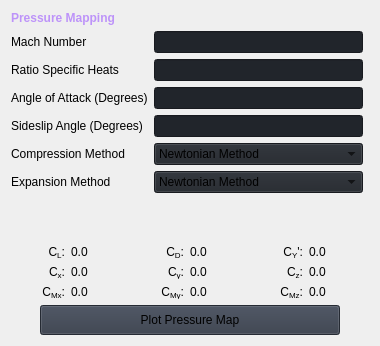
                     <widget class="QWidget" name="pressurepage">
                      <layout class="QVBoxLayout" name="verticalLayout_20">
                       <item>
                        <layout class="QHBoxLayout" name="pressure_horizontal" stretch="4,5">
                         <item>
                          <layout class="QVBoxLayout" name="verticalLayout_23">
                           <item>
                            <widget class="QLabel" name="label_11">
                             <property name="styleSheet">
                              <string notr="true">font-size: 12px; font-weight: bold; color: rgb(189, 147, 249)</string>
                             </property>
                             <property name="text">
                              <string>Pressure Mapping</string>
                             </property>
                            </widget>
                           </item>
                           <item>
                            <layout class="QFormLayout" name="pressure_form">
                             <item row="0" column="0">
                              <widget class="QLabel" name="p_machNumber_label">
                               <property name="sizePolicy">
                                <sizepolicy hsizetype="Expanding" vsizetype="Preferred">
                                 <horstretch>0</horstretch>
                                 <verstretch>0</verstretch>
                                </sizepolicy>
                               </property>
                               <property name="text">
                                <string>Mach Number</string>
                               </property>
                              </widget>
                             </item>
                             <item row="0" column="1">
                              <widget class="QLineEdit" name="p_mach_val">
                               <property name="sizePolicy">
                                <sizepolicy hsizetype="Expanding" vsizetype="Fixed">
                                 <horstretch>0</horstretch>
                                 <verstretch>0</verstretch>
                                </sizepolicy>
                               </property>
                               <property name="styleSheet">
                                <string notr="true">background-color: rgb(33, 37, 43);</string>
                               </property>
                              </widget>
                             </item>
                             <item row="1" column="0">
                              <widget class="QLabel" name="p_gamma">
                               <property name="sizePolicy">
                                <sizepolicy hsizetype="MinimumExpanding" vsizetype="Preferred">
                                 <horstretch>0</horstretch>
                                 <verstretch>0</verstretch>
                                </sizepolicy>
                               </property>
                               <property name="text">
                                <string>Ratio Specific Heats</string>
                               </property>
                              </widget>
                             </item>
                             <item row="1" column="1">
                              <widget class="QLineEdit" name="p_gamma_val">
                               <property name="sizePolicy">
                                <sizepolicy hsizetype="Expanding" vsizetype="Fixed">
                                 <horstretch>0</horstretch>
                                 <verstretch>0</verstretch>
                                </sizepolicy>
                               </property>
                               <property name="styleSheet">
                                <string notr="true">background-color: rgb(33, 37, 43);</string>
                               </property>
                              </widget>
                             </item>
                             <item row="2" column="0">
                              <widget class="QLabel" name="p_alpha_label">
                               <property name="sizePolicy">
                                <sizepolicy hsizetype="Expanding" vsizetype="Preferred">
                                 <horstretch>0</horstretch>
                                 <verstretch>0</verstretch>
                                </sizepolicy>
                               </property>
                               <property name="text">
                                <string>Angle of Attack (Degrees)</string>
                               </property>
                              </widget>
                             </item>
                             <item row="2" column="1">
                              <widget class="QLineEdit" name="p_alpha_val">
                               <property name="sizePolicy">
                                <sizepolicy hsizetype="Expanding" vsizetype="Fixed">
                                 <horstretch>0</horstretch>
                                 <verstretch>0</verstretch>
                                </sizepolicy>
                               </property>
                               <property name="styleSheet">
                                <string notr="true">background-color: rgb(33, 37, 43);</string>
                               </property>
                              </widget>
                             </item>
                             <item row="3" column="0">
                              <widget class="QLabel" name="p_beta_label">
                               <property name="sizePolicy">
                                <sizepolicy hsizetype="Expanding" vsizetype="Preferred">
                                 <horstretch>0</horstretch>
                                 <verstretch>0</verstretch>
                                </sizepolicy>
                               </property>
                               <property name="text">
                                <string>Sideslip Angle (Degrees)</string>
                               </property>
                              </widget>
                             </item>
                             <item row="3" column="1">
                              <widget class="QLineEdit" name="p_beta_val">
                               <property name="sizePolicy">
                                <sizepolicy hsizetype="Expanding" vsizetype="Fixed">
                                 <horstretch>0</horstretch>
                                 <verstretch>0</verstretch>
                                </sizepolicy>
                               </property>
                               <property name="styleSheet">
                                <string notr="true">background-color: rgb(33, 37, 43);</string>
                               </property>
                              </widget>
                             </item>
                             <item row="4" column="0">
                              <widget class="QLabel" name="p_compression_label">
                               <property name="sizePolicy">
                                <sizepolicy hsizetype="Expanding" vsizetype="Preferred">
                                 <horstretch>0</horstretch>
                                 <verstretch>0</verstretch>
                                </sizepolicy>
                               </property>
                               <property name="text">
                                <string>Compression Method</string>
                               </property>
                              </widget>
                             </item>
                             <item row="4" column="1">
                              <widget class="QComboBox" name="p_compression_val">
                               <property name="sizePolicy">
                                <sizepolicy hsizetype="Expanding" vsizetype="Fixed">
                                 <horstretch>0</horstretch>
                                 <verstretch>0</verstretch>
                                </sizepolicy>
                               </property>
                               <property name="styleSheet">
                                <string notr="true">background-color: rgb(33, 37, 43);</string>
                               </property>
                               <item>
                                <property name="text">
                                 <string>Newtonian Method</string>
                                </property>
                               </item>
                               <item>
                                <property name="text">
                                 <string>NewTonian Prandtl Meyer</string>
                                </property>
                               </item>
                               <item>
                                <property name="text">
                                 <string>Modified Newtonian</string>
                                </property>
                               </item>
                               <item>
                                <property name="text">
                                 <string>Hankey Flat Surface</string>
                                </property>
                               </item>
                               <item>
                                <property name="text">
                                 <string>Van Dyke Unified</string>
                                </property>
                               </item>
                               <item>
                                <property name="text">
                                 <string>Busemann Second Order Theory</string>
                                </property>
                               </item>
                              </widget>
                             </item>
                             <item row="5" column="0">
                              <widget class="QLabel" name="p_expansion_label">
                               <property name="sizePolicy">
                                <sizepolicy hsizetype="Expanding" vsizetype="Preferred">
                                 <horstretch>0</horstretch>
                                 <verstretch>0</verstretch>
                                </sizepolicy>
                               </property>
                               <property name="text">
                                <string>Expansion Method</string>
                               </property>
                              </widget>
                             </item>
                             <item row="5" column="1">
                              <widget class="QComboBox" name="p_expansion_val">
                               <property name="sizePolicy">
                                <sizepolicy hsizetype="Expanding" vsizetype="Fixed">
                                 <horstretch>0</horstretch>
                                 <verstretch>0</verstretch>
                                </sizepolicy>
                               </property>
                               <property name="styleSheet">
                                <string notr="true">background-color: rgb(33, 37, 43);</string>
                               </property>
                               <item>
                                <property name="text">
                                 <string>Newtonian Method</string>
                                </property>
                               </item>
                               <item>
                                <property name="text">
                                 <string>Newtonian Prandtl Meyer</string>
                                </property>
                               </item>
                               <item>
                                <property name="text">
                                 <string>Modified Newtonian</string>
                                </property>
                               </item>
                               <item>
                                <property name="text">
                                 <string>Hankey Flat Surface</string>
                                </property>
                               </item>
                               <item>
                                <property name="text">
                                 <string>Van Dyke Unified</string>
                                </property>
                               </item>
                               <item>
                                <property name="text">
                                 <string>Busemann Second Order Theory</string>
                                </property>
                               </item>
                              </widget>
                             </item>
                             <item row="6" column="1">
                              <spacer name="verticalSpacer_3">
                               <property name="orientation">
                                <enum>Qt::Vertical</enum>
                               </property>
                               <property name="sizeHint" stdset="0">
                                <size>
                                 <width>20</width>
                                 <height>40</height>
                                </size>
                               </property>
                              </spacer>
                             </item>
                            </layout>
                           </item>
                           <item>
                            <layout class="QGridLayout" name="gridLayout_4">
                             <item row="1" column="4">
                              <widget class="QLabel" name="label_39">
                               <property name="text">
                                <string>&lt;html&gt;&lt;head/&gt;&lt;body&gt;&lt;p&gt;C&lt;span style=&quot; vertical-align:sub;&quot;&gt;z&lt;/span&gt;:&lt;/p&gt;&lt;/body&gt;&lt;/html&gt;</string>
                               </property>
                               <property name="alignment">
                                <set>Qt::AlignRight|Qt::AlignTrailing|Qt::AlignVCenter</set>
                               </property>
                              </widget>
                             </item>
                             <item row="1" column="0">
                              <widget class="QLabel" name="label_35">
                               <property name="text">
                                <string>&lt;html&gt;&lt;head/&gt;&lt;body&gt;&lt;p&gt;C&lt;span style=&quot; vertical-align:sub;&quot;&gt;x&lt;/span&gt;:&lt;/p&gt;&lt;/body&gt;&lt;/html&gt;</string>
                               </property>
                               <property name="alignment">
                                <set>Qt::AlignRight|Qt::AlignTrailing|Qt::AlignVCenter</set>
                               </property>
                              </widget>
                             </item>
                             <item row="0" column="5">
                              <widget class="QLabel" name="cyprime_val">
                               <property name="text">
                                <string>0.0</string>
                               </property>
                              </widget>
                             </item>
                             <item row="1" column="3">
                              <widget class="QLabel" name="cy_val">
                               <property name="text">
                                <string>0.0</string>
                               </property>
                              </widget>
                             </item>
                             <item row="0" column="0">
                              <widget class="QLabel" name="label_29">
                               <property name="text">
                                <string>&lt;html&gt;&lt;head/&gt;&lt;body&gt;&lt;p&gt;C&lt;span style=&quot; vertical-align:sub;&quot;&gt;L&lt;/span&gt;:&lt;/p&gt;&lt;/body&gt;&lt;/html&gt;</string>
                               </property>
                               <property name="alignment">
                                <set>Qt::AlignRight|Qt::AlignTrailing|Qt::AlignVCenter</set>
                               </property>
                              </widget>
                             </item>
                             <item row="1" column="5">
                              <widget class="QLabel" name="cz_val">
                               <property name="text">
                                <string>0.0</string>
                               </property>
                              </widget>
                             </item>
                             <item row="0" column="4">
                              <widget class="QLabel" name="label_33">
                               <property name="text">
                                <string>&lt;html&gt;&lt;head/&gt;&lt;body&gt;&lt;p&gt;C&lt;span style=&quot; vertical-align:sub;&quot;&gt;Y&lt;/span&gt;':&lt;/p&gt;&lt;/body&gt;&lt;/html&gt;</string>
                               </property>
                               <property name="alignment">
                                <set>Qt::AlignRight|Qt::AlignTrailing|Qt::AlignVCenter</set>
                               </property>
                              </widget>
                             </item>
                             <item row="0" column="2">
                              <widget class="QLabel" name="label_31">
                               <property name="text">
                                <string>&lt;html&gt;&lt;head/&gt;&lt;body&gt;&lt;p&gt;C&lt;span style=&quot; vertical-align:sub;&quot;&gt;D&lt;/span&gt;:&lt;/p&gt;&lt;/body&gt;&lt;/html&gt;</string>
                               </property>
                               <property name="alignment">
                                <set>Qt::AlignRight|Qt::AlignTrailing|Qt::AlignVCenter</set>
                               </property>
                              </widget>
                             </item>
                             <item row="0" column="1">
                              <widget class="QLabel" name="cl_val">
                               <property name="text">
                                <string>0.0</string>
                               </property>
                              </widget>
                             </item>
                             <item row="0" column="3">
                              <widget class="QLabel" name="cd_val">
                               <property name="text">
                                <string>0.0</string>
                               </property>
                              </widget>
                             </item>
                             <item row="1" column="1">
                              <widget class="QLabel" name="cx_val">
                               <property name="text">
                                <string>0.0</string>
                               </property>
                              </widget>
                             </item>
                             <item row="1" column="2">
                              <widget class="QLabel" name="label_37">
                               <property name="text">
                                <string>&lt;html&gt;&lt;head/&gt;&lt;body&gt;&lt;p&gt;C&lt;span style=&quot; vertical-align:sub;&quot;&gt;y&lt;/span&gt;:&lt;/p&gt;&lt;/body&gt;&lt;/html&gt;</string>
                               </property>
                               <property name="alignment">
                                <set>Qt::AlignRight|Qt::AlignTrailing|Qt::AlignVCenter</set>
                               </property>
                              </widget>
                             </item>
                             <item row="2" column="0">
                              <widget class="QLabel" name="label_41">
                               <property name="text">
                                <string>&lt;html&gt;&lt;head/&gt;&lt;body&gt;&lt;p&gt;C&lt;span style=&quot; vertical-align:sub;&quot;&gt;Mx&lt;/span&gt;:&lt;/p&gt;&lt;/body&gt;&lt;/html&gt;</string>
                               </property>
                               <property name="alignment">
                                <set>Qt::AlignRight|Qt::AlignTrailing|Qt::AlignVCenter</set>
                               </property>
                              </widget>
                             </item>
                             <item row="2" column="1">
                              <widget class="QLabel" name="cmx_val">
                               <property name="text">
                                <string>0.0</string>
                               </property>
                              </widget>
                             </item>
                             <item row="2" column="2">
                              <widget class="QLabel" name="label_43">
                               <property name="text">
                                <string>&lt;html&gt;&lt;head/&gt;&lt;body&gt;&lt;p&gt;C&lt;span style=&quot; vertical-align:sub;&quot;&gt;My&lt;/span&gt;:&lt;/p&gt;&lt;/body&gt;&lt;/html&gt;</string>
                               </property>
                               <property name="alignment">
                                <set>Qt::AlignRight|Qt::AlignTrailing|Qt::AlignVCenter</set>
                               </property>
                              </widget>
                             </item>
                             <item row="2" column="3">
                              <widget class="QLabel" name="cmy_val">
                               <property name="text">
                                <string>0.0</string>
                               </property>
                              </widget>
                             </item>
                             <item row="2" column="5">
                              <widget class="QLabel" name="cmz_val">
                               <property name="text">
                                <string>0.0</string>
                               </property>
                              </widget>
                             </item>
                             <item row="2" column="4">
                              <widget class="QLabel" name="label_46">
                               <property name="text">
                                <string>&lt;html&gt;&lt;head/&gt;&lt;body&gt;&lt;p&gt;C&lt;span style=&quot; vertical-align:sub;&quot;&gt;Mz&lt;/span&gt;:&lt;/p&gt;&lt;/body&gt;&lt;/html&gt;</string>
                               </property>
                               <property name="alignment">
                                <set>Qt::AlignRight|Qt::AlignTrailing|Qt::AlignVCenter</set>
                               </property>
                              </widget>
                             </item>
                            </layout>
                           </item>
                          </layout>
                         </item>
                         <item>
                          <widget class="MplCanvas" name="pressureplot" native="true"/>
                         </item>
                        </layout>
                       </item>
                       <item>
                        <layout class="QHBoxLayout" name="pressure_button">
                         <item>
                          <widget class="QPushButton" name="btn_plotpressure">
                           <property name="minimumSize">
                            <size>
                             <width>0</width>
                             <height>30</height>
                            </size>
                           </property>
                           <property name="maximumSize">
                            <size>
                             <width>300</width>
                             <height>16777215</height>
                            </size>
                           </property>
                           <property name="styleSheet">
                            <string notr="true">background-color: rgb(52, 59, 72);</string>
                           </property>
                           <property name="text">
                            <string>Plot Pressure Map</string>
                           </property>
                          </widget>
                         </item>
                        </layout>
                       </item>
                      </layout>
                     </widget>
